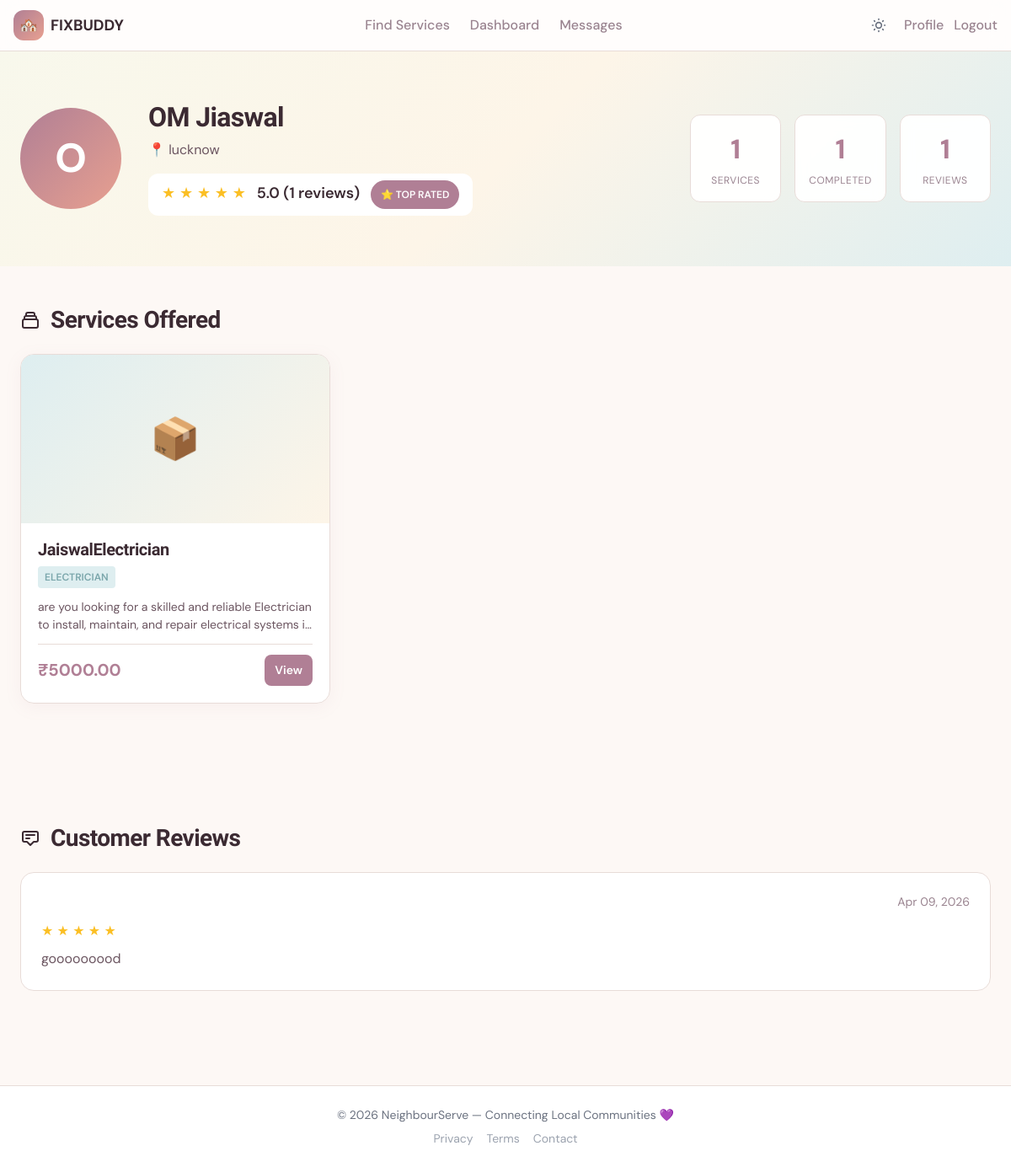
Screenshot of /provider/3/ (signed in) with the database file from the repository.
### marketplace/models.py (models this page shows, shortened)
class UserProfile(models.Model):
    user = models.OneToOneField(User, on_delete=models.CASCADE)
    role = models.CharField(max_length=10, choices=ROLE_CHOICES, default='customer')
    location = models.CharField(max_length=255, blank=True, help_text="City or area where the user is located")
    phone_number = models.CharField(max_length=15, blank=True)
    bio = models.TextField(blank=True, help_text="Short description for service providers")
    profile_photo = models.ImageField(upload_to='profile_photos/', null=True, blank=True, help_text="Upload your profile photo")

class Service(models.Model):
    provider = models.ForeignKey(User, on_delete=models.CASCADE, related_name='services')
    title = models.CharField(max_length=200)
    description = models.TextField()
    category = models.CharField(max_length=20, choices=CATEGORY_CHOICES)
    price = models.DecimalField(max_digits=10, decimal_places=2, validators=[MinValueValidator(0)])
    location = models.CharField(max_length=255, help_text="Service area or city")
    experience_years = models.PositiveIntegerField(default=0, help_text="Years of experience")
    image = models.ImageField(upload_to='services/', null=True, blank=True, help_text="Upload a service image")
    is_active = models.BooleanField(default=True)
    created_at = models.DateTimeField(auto_now_add=True)

class Review(models.Model):
    booking = models.OneToOneField(Booking, on_delete=models.CASCADE, related_name='review')
    customer = models.ForeignKey(User, on_delete=models.CASCADE, related_name='reviews_given')
    service = models.ForeignKey(Service, on_delete=models.CASCADE, related_name='reviews')
    rating = models.PositiveIntegerField(validators=[MinValueValidator(1), MaxValueValidator(5)])
    comment = models.TextField(blank=True)
    created_at = models.DateTimeField(auto_now_add=True)

### marketplace/views.py (the view)
# urls.py: path('provider/<int:user_id>/', views.provider_profile, name='provider_profile'),
def provider_profile(request, user_id):
    provider = get_object_or_404(User, pk=user_id)
    try:
        user_profile = provider.userprofile
        if user_profile.role != 'provider':
            messages.error(request, 'This user is not a service provider.')
            return redirect('home')
    except UserProfile.DoesNotExist:
        messages.error(request, 'User profile not found.')
        return redirect('home')
    services = Service.objects.filter(provider=provider, is_active=True)
    reviews = Review.objects.filter(service__provider=provider).select_related('customer', 'service', 'booking')
    total_services = services.count()
    total_bookings = Booking.objects.filter(service__provider=provider).count()
    completed_bookings = Booking.objects.filter(service__provider=provider, status='completed').count()
    if reviews:
        average_rating = sum(review.rating for review in reviews) / len(reviews)
        is_top_rated = average_rating >= 4.0
    else:
        average_rating = 0
        is_top_rated = False
    context = {
        'provider': provider,
        'user_profile': user_profile,
        'services': services,
        'reviews': reviews.order_by('-created_at'),
        'total_services': total_services,
        'total_bookings': total_bookings,
        'completed_bookings': completed_bookings,
        'average_rating': average_rating,
        'is_top_rated': is_top_rated,
        'review_count': reviews.count(),
    }
    return render(request, 'marketplace/provider_profile.html', context)

### marketplace/templates/marketplace/provider_profile.html (shortened to what this page needs)
{% extends 'marketplace/base.html' %}
{% block content %}
<script src="https://cdn.tailwindcss.com"></script>
<section class="profile-header">
  <div class="header-content">
    <div class="provider-avatar">
      {% if user_profile.profile_photo %}
        <img src="{{ user_profile.profile_photo.url }}" alt="{{ provider.first_name }} {{ provider.last_name }}" style="width: 100%; height: 100%; object-fit: cover;">
      {% else %}
        {{ provider.first_name.0|upper }}
      {% endif %}
    </div>
    <div class="provider-info">
      <h1>{{ provider.first_name }} {{ provider.last_name }}</h1>
      <p>📍 {{ user_profile.location }}</p>
      <div class="rating-badge">
        <div class="rating-stars">
          {% for i in "12345"|make_list %}
            {% if forloop.counter <= average_rating %}
              ★
            {% else %}
              ☆
            {% endif %}
          {% endfor %}
          <span class="rating-text">{{ average_rating|floatformat:1 }} ({{ review_count }} reviews)</span>
          {% if is_top_rated %}
            <span class="top-rated-badge">⭐ Top Rated</span>
          {% endif %}
        </div>
      </div>
    </div>
    <div class="stats-grid">
      <div class="stat-card">
        <div class="stat-value">{{ total_services }}</div>
        <div class="stat-label">Services</div>
      </div>
      <div class="stat-card">
        <div class="stat-value">{{ completed_bookings }}</div>
        <div class="stat-label">Completed</div>
      </div>
      <div class="stat-card">
        <div class="stat-value">{{ review_count }}</div>
        <div class="stat-label">Reviews</div>
      </div>
    </div>
  </div>
</section>
<section class="profile-content">
  <h2 class="section-title">
    <svg width="24" height="24" fill="none" viewBox="0 0 24 24" stroke="currentColor" stroke-width="2">
      <path stroke-linecap="round" stroke-linejoin="round" d="M19 11H5m14 0a2 2 0 012 2v6a2 2 0 01-2 2H5a2 2 0 01-2-2v-6a2 2 0 012-2m14 0V9a2 2 0 00-2-2M5 11V9a2 2 0 012-2m0 0V5a2 2 0 012-2h6a2 2 0 012 2v2M7 7h10"/>
    </svg>
    Services Offered
  </h2>
  {% if services %}
    <div class="services-grid">
      {% for service in services %}
        <div class="service-card">
          <div class="service-image">
            {% if service.image %}
              <img src="{{ service.image.url }}" alt="{{ service.title }}">
            {% else %}
              📦
            {% endif %}
          </div>
          <div class="service-body">
            <h3 class="service-title">{{ service.title }}</h3>
            <span class="service-category">{{ service.get_category_display }}</span>
            <p class="service-desc">{{ service.description }}</p>
            <div class="service-footer">
              <span class="service-price">₹{{ service.price }}</span>
              <a href="{% url 'service_detail' service.pk %}" class="service-link">View</a>
            </div>
          </div>
        </div>
      {% endfor %}
    </div>
  {% else %}
    <div class="no-content">
      <p>No services yet</p>
    </div>
  {% endif %}
</section>
<section class="profile-content reviews-section">
  <h2 class="section-title">
    <svg width="24" height="24" fill="none" viewBox="0 0 24 24" stroke="currentColor" stroke-width="2">
      <path stroke-linecap="round" stroke-linejoin="round" d="M7 8h10M7 12h4m1 8l-4-4H5a2 2 0 01-2-2V6a2 2 0 012-2h14a2 2 0 012 2v8a2 2 0 01-2 2h-3l-4 4z"/>
    </svg>
    Customer Reviews
  </h2>
  {% if reviews %}
    {% for review in reviews %}
      <div class="review-card">
        <div class="review-header">
          <div class="review-date">{{ review.created_at|date:"M d, Y" }}</div>
        </div>
        <div class="review-stars">
          {% for i in "12345"|make_list %}
            {% if forloop.counter <= review.rating %}
              ★
            {% else %}
              ☆
            {% endif %}
          {% endfor %}
        </div>
        {% if review.comment %}
          <div class="review-comment">{{ review.comment }}</div>
        {% endif %}
      </div>
    {% endfor %}
  {% else %}
    <div class="no-content">
      <p>No reviews yet</p>
    </div>
  {% endif %}
</section>
{% endblock %}

### marketplace/templates/marketplace/base.html (style rules this page uses)
:root { --mauve:#b07f95; --peach:#e8a090; --ink:#3b2a32; --ink-muted:#9a8490; --surface:#fdf8f5; --border:#e8dcd8; }
body { font-family: 'DM Sans', sans-serif; background: var(--surface); color: var(--ink); transition: background 0.3s ease, color 0.3s ease; }
h1,h2,h3,h4 { font-family: 'Bricolage Grotesque', sans-serif; }

### rows the page displays
UserProfile: location "lucknow"
Service: title "JaiswalElectrician", category "ELECTRICIAN", description "are you looking for a skilled and reliable Electrician to install, maintain, and repair electrical systems…", price "5000.00"
Review: created_at "Apr 09, 2026", rating 5 (drawn), comment "gooooooood"

### other values shown
{{ provider.first_name.0|upper }} "O"
{{ provider.first_name }} "OM"
{{ provider.last_name }} "Jiaswal"
{{ average_rating|floatformat:1 }} "5.0"
{{ review_count }} "1"
{{ total_services }} "1"
{{ completed_bookings }} "1"
